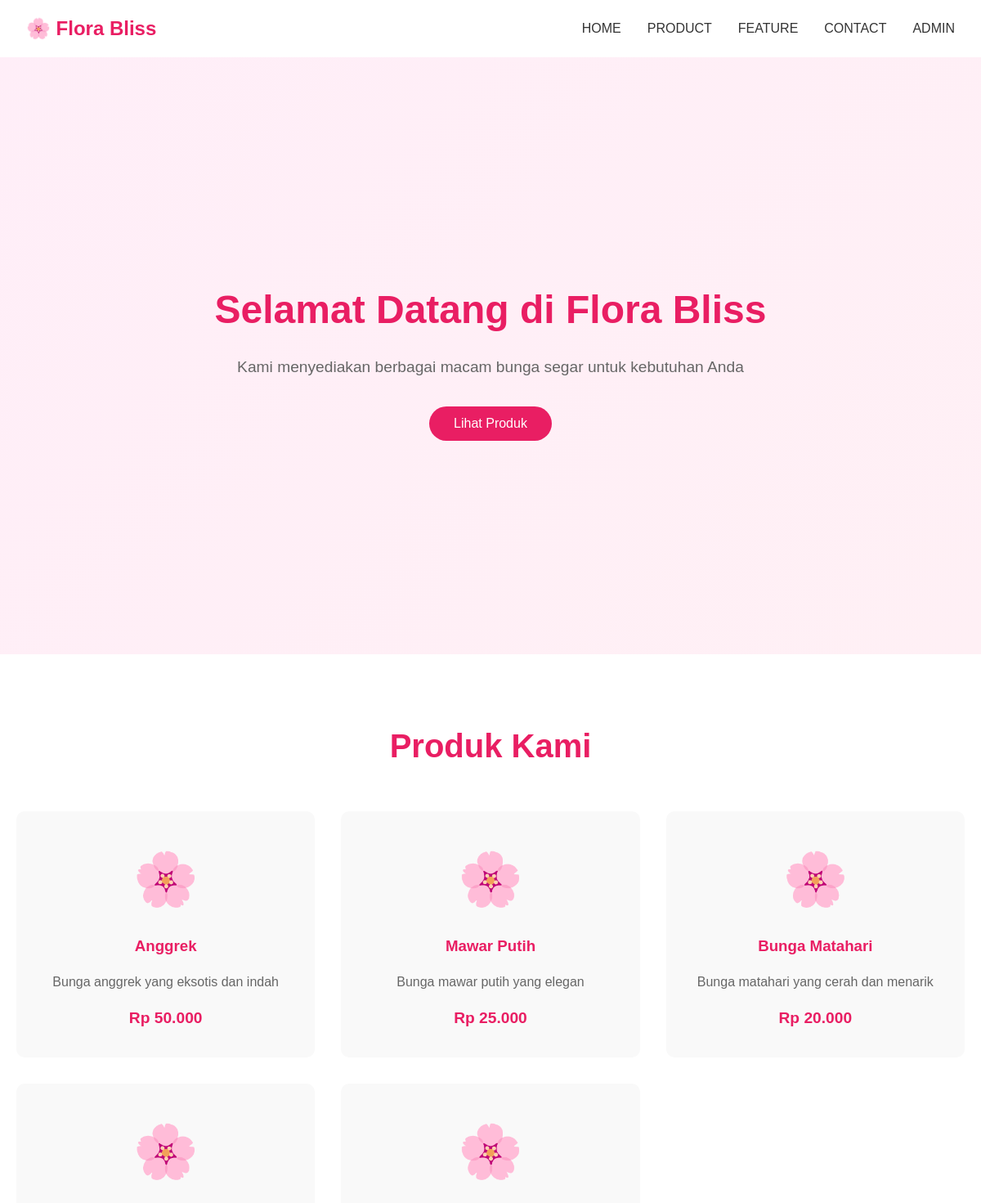
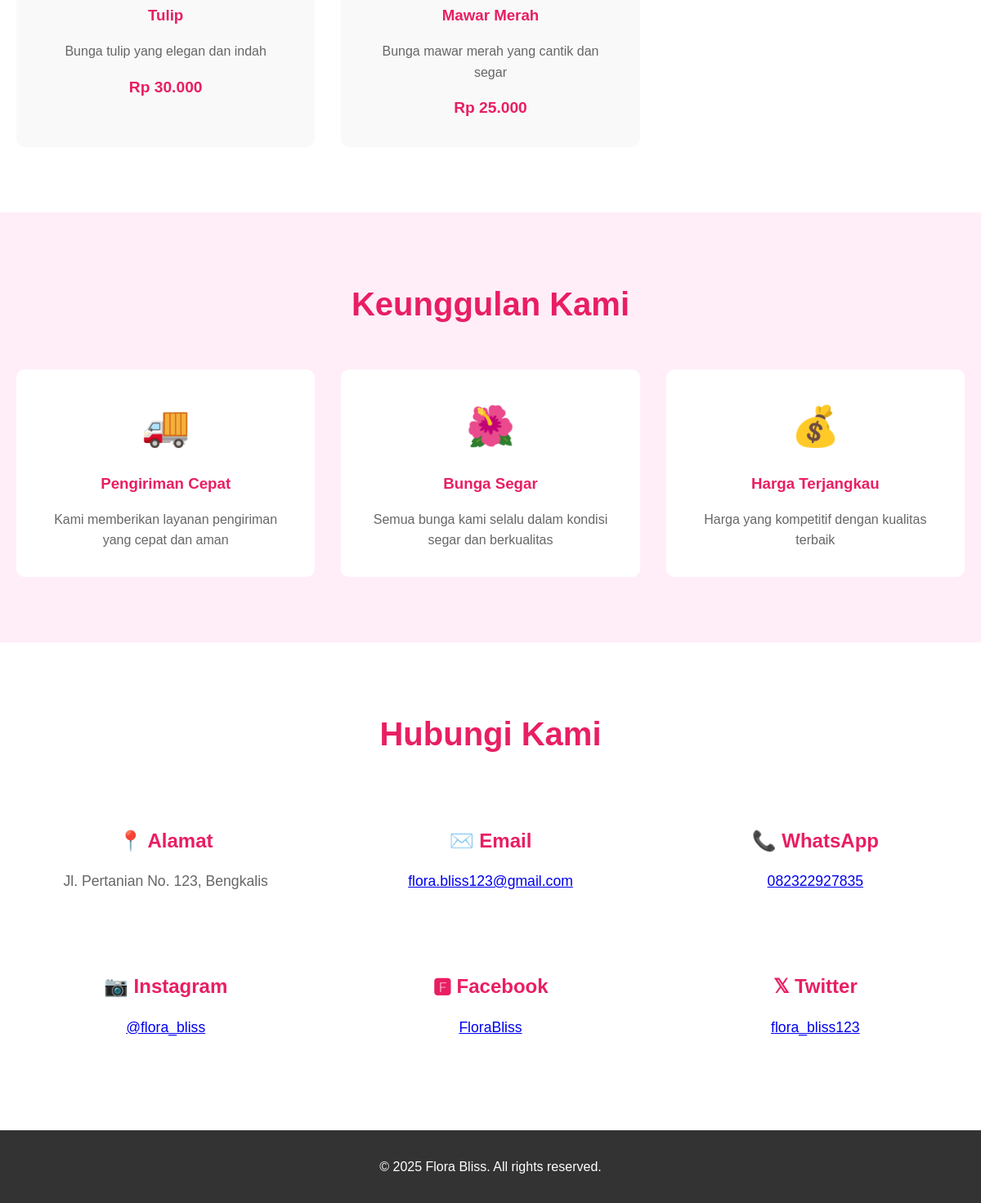
The page / on the database its author committed (2 pictures, top to bottom).
### tables this page shows
CREATE TABLE `produk` (
  `id` int(11) NOT NULL,
  `nama_produk` varchar(100) NOT NULL,
  `deskripsi` text DEFAULT NULL,
  `harga` decimal(10,2) NOT NULL,
  `created_at` timestamp NOT NULL DEFAULT current_timestamp(),
  `updated_at` timestamp NOT NULL DEFAULT current_timestamp() ON UPDATE current_timestamp()
);

### index.php (the view, shortened to what this page needs)
<?php
include 'config.php';
$sql = "SELECT * FROM produk ORDER BY id DESC";
$result = $conn->query($sql);
?>
<!DOCTYPE html>
<html lang="id">
<head>
    <link rel="stylesheet" href="style.css">
</head>
<body>
    <header id="header">
        <nav class="navbar">
            <div class="logo">
                <h2>🌸 Flora Bliss</h2>
            </div>
            <ul class="nav-menu">
                <li><a href="#home" class="nav-link">HOME</a></li>
                <li><a href="#product" class="nav-link">PRODUCT</a></li>
                <li><a href="#feature" class="nav-link">FEATURE</a></li>
                <li><a href="#contact" class="nav-link">CONTACT</a></li>
                <li><a href="admin.php" class="nav-link">ADMIN</a></li>
            </ul>
        </nav>
    </header>
    <section id="home" class="home">
        <div class="home-content">
            <h1>Selamat Datang di Flora Bliss</h1>
            <p>Kami menyediakan berbagai macam bunga segar untuk kebutuhan Anda</p>
            <button class="btn" onclick="document.getElementById('product').scrollIntoView()">Lihat Produk</button>
        </div>
    </section>
    <section id="product" class="product">
        <div class="container">
            <h2>Produk Kami</h2>
            <div class="product-grid">
                <?php
                if ($result->num_rows > 0) {
                    while($row = $result->fetch_assoc()) {
                        echo '<div class="product-card">';
                        echo '<div class="product-image">🌸</div>';
                        echo '<h3>' . htmlspecialchars($row['nama_produk']) . '</h3>';
                        echo '<p>' . htmlspecialchars($row['deskripsi']) . '</p>';
                        echo '<span class="price">Rp ' . number_format($row['harga'], 0, ',', '.') . '</span>';
                        echo '</div>';
                    }
                } else {
                    echo '<p>Tidak ada produk tersedia.</p>';
                }
                ?>
            </div>
        </div>
    </section>
    <section id="feature" class="feature">
        <div class="container">
            <h2>Keunggulan Kami</h2>
            <div class="feature-grid">
                <div class="feature-item">
                    <div class="feature-icon">🚚</div>
                    <h3>Pengiriman Cepat</h3>
                    <p>Kami memberikan layanan pengiriman yang cepat dan aman</p>
                </div>
                <div class="feature-item">
                    <div class="feature-icon">🌺</div>
                    <h3>Bunga Segar</h3>
                    <p>Semua bunga kami selalu dalam kondisi segar dan berkualitas</p>
                </div>
                <div class="feature-item">
                    <div class="feature-icon">💰</div>
                    <h3>Harga Terjangkau</h3>
                    <p>Harga yang kompetitif dengan kualitas terbaik</p>
                </div>
            </div>
        </div>
    </section>
    <section id="contact" class="contact">
        <div class="container">
            <h2>Hubungi Kami</h2>
            <div class="contact-info">
                <div class="contact-item">
                    <h3>📍 Alamat</h3>
                    <p>Jl. Pertanian No. 123, Bengkalis</p>
                </div>
                <div class="contact-item">
                    <h3>✉️ Email</h3>
                    <p><a href="mailto:flora.bliss123@gmail.com" >flora.bliss123@gmail.com</a></p>
                </div>
                <div class="contact-item">
                    <h3>📞 WhatsApp</h3>
                    <p><a href="https://wa.me/6282322927835">082322927835</a></p>
                </div>
                <div class="contact-item">
                    <h3>📷 Instagram</h3>
                    <p><a href="https://www.instagram.com/flora_bliss123" target="_blank">@flora_bliss</a></p>
                </div>
                <div class="contact-item">
                    <h3>🅵 Facebook</h3>
                    <p><a href="https://www.facebook.com/FloraBliss" target="_blank">FloraBliss</a></p>
                </div>
                <div class="contact-item">
                    <h3>𝕏 Twitter</h3>
                    <p><a href="https://twitter.com/flora_bliss123" target="_blank">flora_bliss123</a></p>
                </div>
            </div>
        </div>
    </section>
    <footer>
        <div class="container">
            <p>&copy; 2025 Flora Bliss. All rights reserved.</p>
        </div>
    </footer>
</body>
</html>

### style.css (style rules this page uses)
* { margin: 0; padding: 0; box-sizing: border-box; }
body { font-family: Arial, sans-serif; line-height: 1.6; color: #333; }
.container { max-width: 1200px; margin: 0 auto; padding: 0 20px; }
header { position: fixed; top: 0; width: 100%; background: white; z-index: 1000; transition: box-shadow 0.3s ease; }
.navbar { display: flex; justify-content: space-between; align-items: center; padding: 1rem 2rem; }
.logo h2 { color: #e91e63; }
.nav-menu { display: flex; list-style: none; gap: 2rem; }
.nav-link { text-decoration: none; color: #333; font-weight: 500; transition: transform 0.3s ease; }
.home { background: linear-gradient(135deg, #ffeef8, #fff0f5); min-height: 100vh; display: flex; align-items: center; justify-content: center; text-align: center; padding-top: 80px; }
.home-content h1 { font-size: 3rem; margin-bottom: 1rem; color: #e91e63; }
.home-content p { font-size: 1.2rem; margin-bottom: 2rem; color: #666; }
.btn { background: #e91e63; color: white; padding: 12px 30px; border: none; border-radius: 25px; font-size: 1rem; cursor: pointer; transition: transform 0.3s ease; }
.product { padding: 5rem 0; background: #fff; }
.product h2 { text-align: center; font-size: 2.5rem; margin-bottom: 3rem; color: #e91e63; }
.product-grid { display: grid; grid-template-columns: repeat(auto-fit, minmax(300px, 1fr)); gap: 2rem; margin-top: 2rem; }
.product-card { background: #f9f9f9; padding: 2rem; border-radius: 10px; text-align: center; transition: transform 0.3s ease; }
.product-image { font-size: 4rem; margin-bottom: 1rem; }
.product-card h3 { color: #e91e63; margin-bottom: 1rem; }
.product-card p { color: #666; margin-bottom: 1rem; }
.price { font-size: 1.2rem; font-weight: bold; color: #e91e63; }
.feature { padding: 5rem 0; background: #ffeef8; }
.feature h2 { text-align: center; font-size: 2.5rem; margin-bottom: 3rem; color: #e91e63; }
.feature-grid { display: grid; grid-template-columns: repeat(auto-fit, minmax(300px, 1fr)); gap: 2rem; }
.feature-item { background: white; padding: 2rem; border-radius: 10px; text-align: center; transition: transform 0.3s ease; }
.feature-icon { font-size: 3rem; margin-bottom: 1rem; }
.feature-item h3 { color: #e91e63; margin-bottom: 1rem; }
.feature-item p { color: #666; }
.contact { padding: 5rem 0; background: #fff; }
.contact h2 { text-align: center; font-size: 2.5rem; margin-bottom: 3rem; color: #e91e63; }
.contact-info { display: grid; grid-template-columns: repeat(auto-fit, minmax(300px, 1fr)); gap: 2rem; }
.contact-item { text-align: center; padding: 2rem; transition: transform 0.3s ease; }
.contact-item h3 { color: #e91e63; margin-bottom: 1rem; font-size: 1.5rem; }
.contact-item p { color: #666; font-size: 1.1rem; }
footer { background: #333; color: white; text-align: center; padding: 2rem 0; }

### rows shown on the page
produk: nama_produk "Anggrek", deskripsi "Bunga anggrek yang eksotis dan indah", harga "50.000"
produk: nama_produk "Mawar Putih", deskripsi "Bunga mawar putih yang elegan", harga "25.000"
produk: nama_produk "Bunga Matahari", deskripsi "Bunga matahari yang cerah dan menarik", harga "20.000"
produk: nama_produk "Tulip", deskripsi "Bunga tulip yang elegan dan indah", harga "30.000"
produk: nama_produk "Mawar Merah", deskripsi "Bunga mawar merah yang cantik dan segar", harga "25.000"
